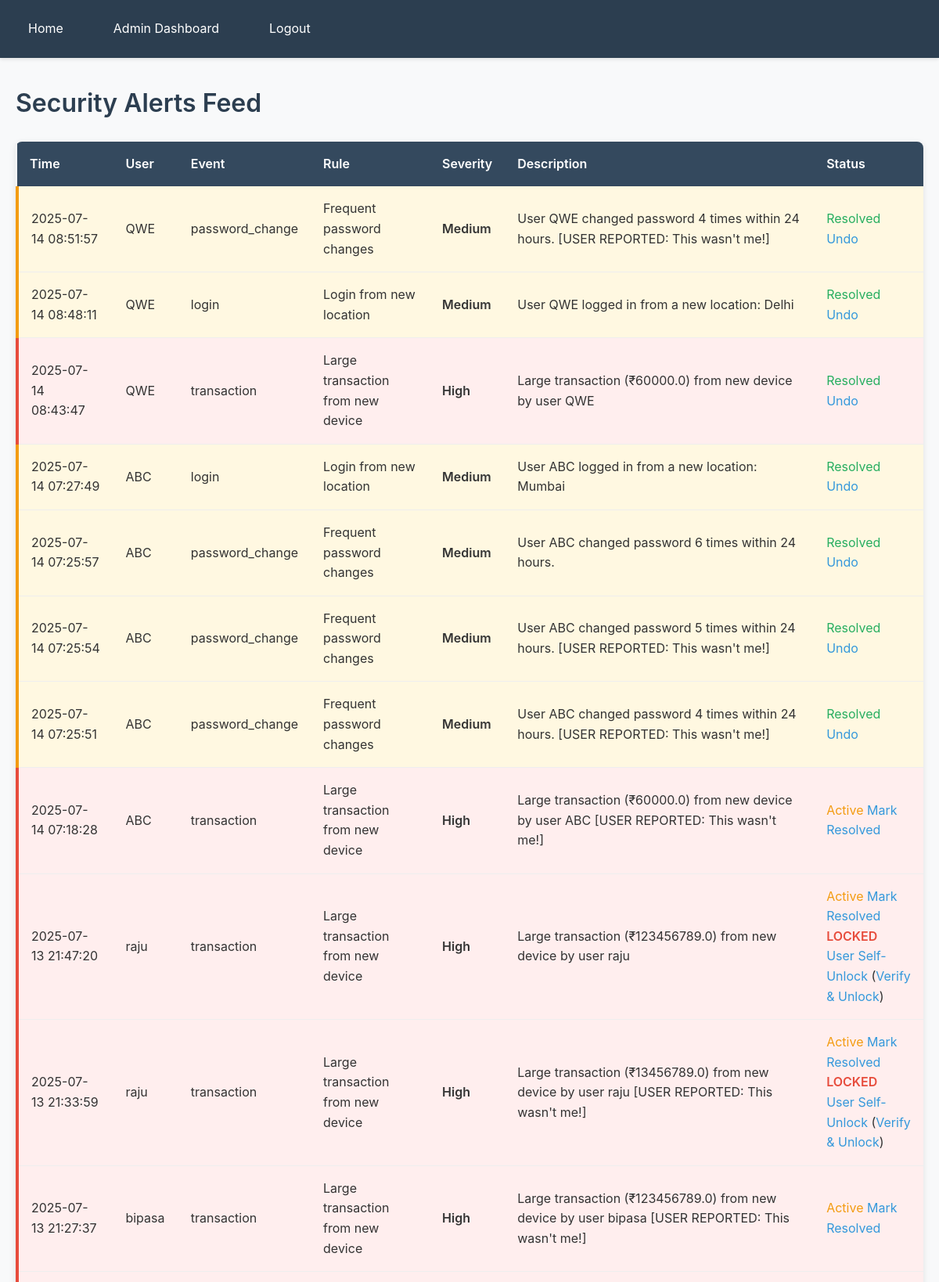
The page /admin_dashboard/ (signed in, upper part) on the database its author committed.
### core/models.py (models this page shows, shortened)
class Alert(models.Model):
    SEVERITY_LEVELS = [
        ('low', 'Low'),
        ('medium', 'Medium'),
        ('high', 'High'),
    ]
    event = models.ForeignKey(Event, on_delete=models.CASCADE)
    detected_by = models.CharField(max_length=32)
    rule_name = models.CharField(max_length=64, blank=True)
    severity = models.CharField(max_length=16, choices=SEVERITY_LEVELS)
    description = models.TextField()
    created_at = models.DateTimeField(auto_now_add=True)
    resolved = models.BooleanField(default=False)
    action_taken = models.CharField(max_length=128, blank=True)
    user_disputed = models.BooleanField(default=False)

class Event(models.Model):
    EVENT_TYPES = [
        ('login', 'Login'),
        ('logout', 'Logout'),
        ('password_change', 'Password Change'),
        ('transaction', 'Transaction'),
        ('failed_login', 'Failed Login'),
        ('browsing', 'Browsing Activity'),
    ]
    user = models.ForeignKey(User, on_delete=models.CASCADE)
    device = models.ForeignKey(Device, null=True, blank=True, on_delete=models.SET_NULL)
    event_type = models.CharField(max_length=32, choices=EVENT_TYPES)
    timestamp = models.DateTimeField(auto_now_add=True)
    metadata = models.JSONField(default=dict)
    ip_address = models.GenericIPAddressField()
    location = models.CharField(max_length=128, blank=True)

### core/views.py (the view)
# urls.py: path('admin_dashboard/', alert_feed, name='admin-dashboard'),
@login_required
@user_passes_test(lambda u: u.is_staff)
def alert_feed(request):
    alerts = Alert.objects.select_related('event').order_by('-created_at')[:50]
    return render(request, 'core/alert_feed.html', {'alerts': alerts})

### core/templates/core/alert_feed.html (shortened to what this page needs)
{% extends "core/base.html" %}
{% block content %}
<h1>Security Alerts Feed</h1>
<div class="table-container">
    <table>
        <thead>
            <tr>
                <th>Time</th>
                <th>User</th>
                <th>Event</th>
                <th>Rule</th>
                <th>Severity</th>
                <th>Description</th>
                <th>Status</th>
            </tr>
        </thead>
        <tbody>
            {% for alert in alerts %}
            <tr class="{{ alert.severity }}">
                <td>{{ alert.created_at|date:"Y-m-d H:i:s" }}</td>
                <td>{{ alert.event.user.username }}</td>
                <td>{{ alert.event.event_type }}</td>
                <td>{{ alert.rule_name }}</td>
                <td>
                    <span class="fw-bold">{{ alert.severity|title }}</span>
                </td>
                <td>{{ alert.description }}</td>
                <td>
                    {% if alert.resolved %}
                        <span class="text-success">Resolved</span>
                        <a href="{% url 'resolve-alert' alert.id %}">Undo</a>
                    {% else %}
                        <span class="text-warning">Active</span>
                        <a href="{% url 'resolve-alert' alert.id %}">Mark Resolved</a>
                    {% endif %}
                    {% if alert.severity == "high" %}
                        <br>
                        {% if alert.event.user.userprofile.is_security_locked %}
                            <span class="text-danger fw-bold">LOCKED</span>
                            <br>
                            <a href="{% url 'user-unlock' alert.event.user.id %}">User Self-Unlock</a>
                            (<a href="{% url 'unlock-user' alert.event.user.id %}">Verify & Unlock</a>)
                        {% endif %}
                    {% endif %}
                </td>
            </tr>
            {% endfor %}
        </tbody>
    </table>
</div>
{% endblock %}

### core/templates/core/base.html (style rules this page uses)
* { margin: 0; padding: 0; box-sizing: border-box; }
body { font-family: -apple-system, BlinkMacSystemFont, 'Segoe UI', Roboto, sans-serif; background-color: #f8f9fa; color: #333; line-height: 1.6; min-height: 100vh; }
h1 { color: #2c3e50; font-size: 2rem; margin-bottom: 1.5rem; font-weight: 600; }
.table-container { background: white; border-radius: 8px; box-shadow: 0 2px 8px rgba(0,0,0,0.1); overflow: hidden; margin-top: 1rem; }
table { width: 100%; border-collapse: collapse; }
th { background-color: #34495e; color: white; padding: 1rem; text-align: left; font-weight: 600; }
td { padding: 1rem; border-bottom: 1px solid #eee; }
.high { background-color: #fee; border-left: 4px solid #e74c3c; }
.medium { background-color: #fff8e1; border-left: 4px solid #f39c12; }
a { color: #3498db; text-decoration: none; }
.text-success { color: #27ae60; }
.text-danger { color: #e74c3c; }
.text-warning { color: #f39c12; }
.fw-bold { font-weight: 600; }

### rows shown on the page
Alert: created_at "2025-07-14 08:51:57", event.user.username "QWE", event.event_type "password_change", rule_name "Frequent password changes", severity "Medium", description "User QWE changed password 4 times within 24 hours. [USER REPORTED: This wasn't me!]", resolved "Resolved"
Alert: created_at "2025-07-14 08:48:11", event.user.username "QWE", event.event_type "login", rule_name "Login from new location", severity "Medium", description "User QWE logged in from a new location: Delhi", resolved "Resolved"
Alert: created_at "2025-07-14 08:43:47", event.user.username "QWE", event.event_type "transaction", rule_name "Large transaction from new device", severity "High", description "Large transaction (₹60000.0) from new device by user QWE", resolved "Resolved"
Alert: created_at "2025-07-14 07:27:49", event.user.username "ABC", event.event_type "login", rule_name "Login from new location", severity "Medium", description "User ABC logged in from a new location: Mumbai", resolved "Resolved"
Alert: created_at "2025-07-14 07:25:57", event.user.username "ABC", event.event_type "password_change", rule_name "Frequent password changes", severity "Medium", description "User ABC changed password 6 times within 24 hours.", resolved "Resolved"
Alert: created_at "2025-07-14 07:25:54", event.user.username "ABC", event.event_type "password_change", rule_name "Frequent password changes", severity "Medium", description "User ABC changed password 5 times within 24 hours. [USER REPORTED: This wasn't me!]", resolved "Resolved"
Alert: created_at "2025-07-14 07:25:51", event.user.username "ABC", event.event_type "password_change", rule_name "Frequent password changes", severity "Medium", description "User ABC changed password 4 times within 24 hours. [USER REPORTED: This wasn't me!]", resolved "Resolved"
Alert: created_at "2025-07-14 07:18:28", event.user.username "ABC", event.event_type "transaction", rule_name "Large transaction from new device", severity "High", description "Large transaction (₹60000.0) from new device by user ABC [USER REPORTED: This wasn't me!]", resolved "Active"
Alert: created_at "2025-07-13 21:47:20", event.user.username "raju", event.event_type "transaction", rule_name "Large transaction from new device", severity "High", description "Large transaction (₹123456789.0) from new device by user raju", resolved "Active", shows "LOCKED"
Alert: created_at "2025-07-13 21:33:59", event.user.username "raju", event.event_type "transaction", rule_name "Large transaction from new device", severity "High", description "Large transaction (₹13456789.0) from new device by user raju [USER REPORTED: This wasn't me!]", resolved "Active", shows "LOCKED"
Alert: created_at "2025-07-13 21:27:37", event.user.username "bipasa", event.event_type "transaction", rule_name "Large transaction from new device", severity "High", description "Large transaction (₹123456789.0) from new device by user bipasa [USER REPORTED: This wasn't me!]", resolved "Active"
